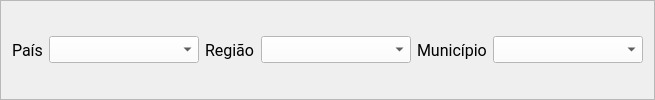
              <widget class="QFrame" name="frame_6">
               <property name="sizePolicy">
                <sizepolicy hsizetype="Maximum" vsizetype="Preferred">
                 <horstretch>0</horstretch>
                 <verstretch>0</verstretch>
                </sizepolicy>
               </property>
               <property name="frameShape">
                <enum>QFrame::Shape::StyledPanel</enum>
               </property>
               <property name="frameShadow">
                <enum>QFrame::Shadow::Raised</enum>
               </property>
               <layout class="QHBoxLayout" name="horizontalLayout_4">
                <item>
                 <widget class="QLabel" name="label_country">
                  <property name="font">
                   <font>
                    <family>Roboto</family>
                    <pointsize>12</pointsize>
                   </font>
                  </property>
                  <property name="text">
                   <string>País</string>
                  </property>
                 </widget>
                </item>
                <item>
                 <widget class="QComboBox" name="combo_country">
                  <property name="sizePolicy">
                   <sizepolicy hsizetype="Maximum" vsizetype="Fixed">
                    <horstretch>0</horstretch>
                    <verstretch>0</verstretch>
                   </sizepolicy>
                  </property>
                  <property name="minimumSize">
                   <size>
                    <width>150</width>
                    <height>0</height>
                   </size>
                  </property>
                  <property name="maximumSize">
                   <size>
                    <width>150</width>
                    <height>16777215</height>
                   </size>
                  </property>
                  <property name="font">
                   <font>
                    <family>Roboto</family>
                    <pointsize>12</pointsize>
                   </font>
                  </property>
                  <property name="styleSheet">
                   <string notr="true">background-color: #FFFFFF; </string>
                  </property>
                 </widget>
                </item>
                <item>
                 <widget class="QLabel" name="label_region">
                  <property name="font">
                   <font>
                    <family>Roboto</family>
                    <pointsize>12</pointsize>
                   </font>
                  </property>
                  <property name="text">
                   <string>Região</string>
                  </property>
                 </widget>
                </item>
                <item>
                 <widget class="QComboBox" name="combo_region">
                  <property name="sizePolicy">
                   <sizepolicy hsizetype="Maximum" vsizetype="Fixed">
                    <horstretch>0</horstretch>
                    <verstretch>0</verstretch>
                   </sizepolicy>
                  </property>
                  <property name="minimumSize">
                   <size>
                    <width>150</width>
                    <height>0</height>
                   </size>
                  </property>
                  <property name="maximumSize">
                   <size>
                    <width>150</width>
                    <height>16777215</height>
                   </size>
                  </property>
                  <property name="font">
                   <font>
                    <family>Roboto</family>
                    <pointsize>12</pointsize>
                   </font>
                  </property>
                  <property name="styleSheet">
                   <string notr="true">background-color: #FFFFFF; </string>
                  </property>
                 </widget>
                </item>
                <item>
                 <widget class="QLabel" name="label_city">
                  <property name="font">
                   <font>
                    <family>Roboto</family>
                    <pointsize>12</pointsize>
                   </font>
                  </property>
                  <property name="text">
                   <string>Município</string>
                  </property>
                 </widget>
                </item>
                <item>
                 <widget class="QComboBox" name="combo_city">
                  <property name="sizePolicy">
                   <sizepolicy hsizetype="Maximum" vsizetype="Fixed">
                    <horstretch>0</horstretch>
                    <verstretch>0</verstretch>
                   </sizepolicy>
                  </property>
                  <property name="minimumSize">
                   <size>
                    <width>150</width>
                    <height>0</height>
                   </size>
                  </property>
                  <property name="maximumSize">
                   <size>
                    <width>150</width>
                    <height>16777215</height>
                   </size>
                  </property>
                  <property name="font">
                   <font>
                    <family>Roboto</family>
                    <pointsize>12</pointsize>
                   </font>
                  </property>
                  <property name="styleSheet">
                   <string notr="true">background-color: #FFFFFF; </string>
                  </property>
                 </widget>
                </item>
               </layout>
              </widget>
